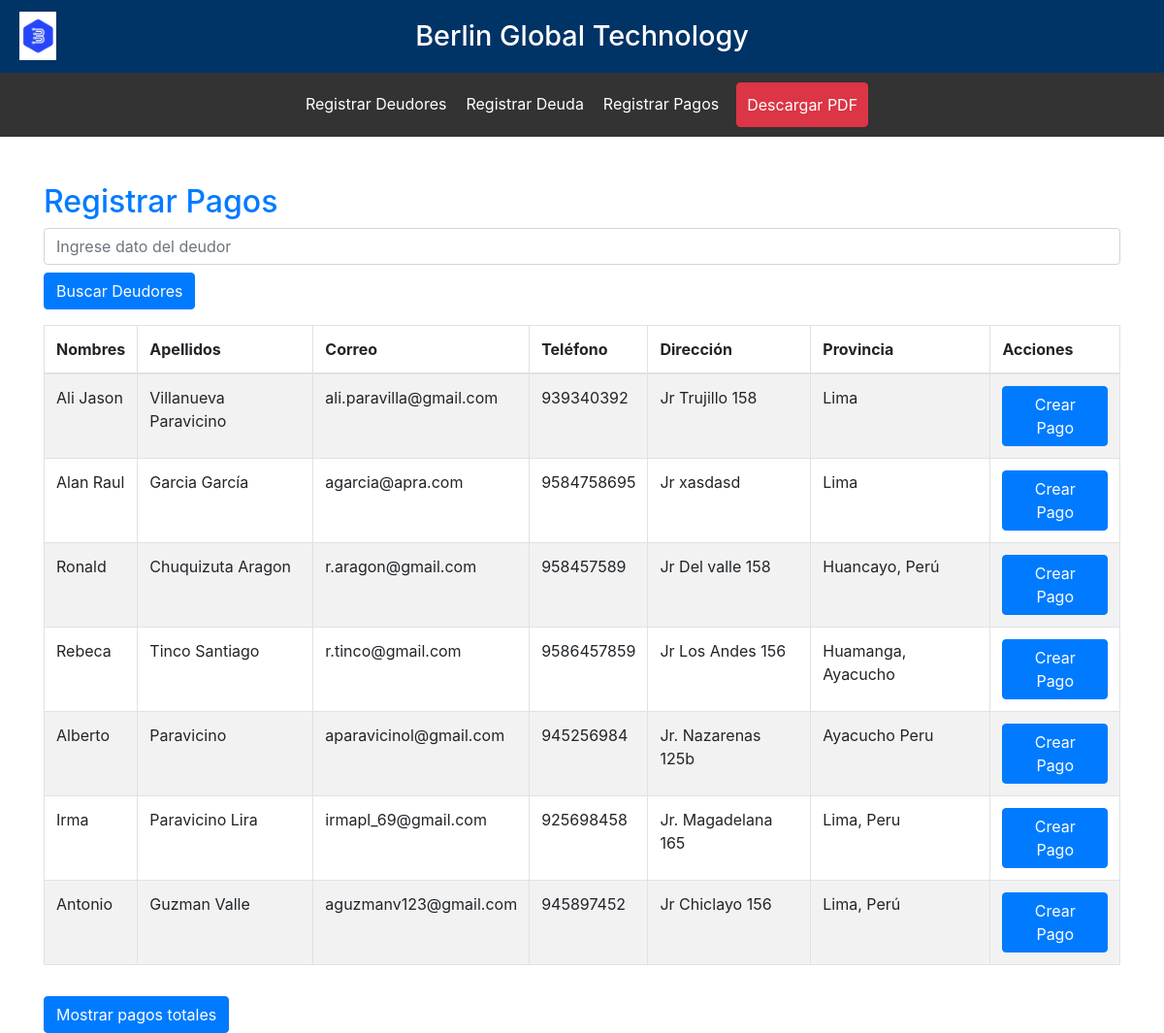
Page /index.php?controller=pagos&action=index (signed in) on the committed database.
### tables this page shows
CREATE TABLE `deudores` (
  `id` int(11) NOT NULL,
  `apellidos` varchar(255) NOT NULL,
  `correo` varchar(255) NOT NULL,
  `direccion` varchar(255) NOT NULL,
  `nombres` varchar(255) NOT NULL,
  `provincia` varchar(255) NOT NULL,
  `telefono` varchar(255) NOT NULL,
  `registro_deuda` bigint(20) DEFAULT NULL,
  `registro_pago` bigint(20) DEFAULT NULL,
  `registro_movimiento` bigint(20) DEFAULT NULL
);

### public/controlador/PagosController.php (called while the page is built, shortened)
<?php
require_once BASE_PATH . '/modelo/Pago.php';
class PagosController {
    private $pagoModel;
    public function __construct() {
        $this->pagoModel = new Pago();
    }
    public function index($search = null) {
        if ($search) {
            $deudores = $this->pagoModel->buscarDeudores($search);
        } else {
            $deudores = $this->pagoModel->getAllDeudores();
        }
        require_once BASE_PATH . '/vista/pagos/index.php';
    }
}

### public/modelo/Pago.php (called while the page is built, shortened)
<?php
require_once BASE_PATH . '/modelo/Database.php';
class Pago {
    private $conn;
    public function __construct() {
        $db = new Database();
        $this->conn = $db->connect();
    }
    public function getAllDeudores() {
        $query = "SELECT * FROM deudores";
        $stmt = $this->conn->prepare($query);
        $stmt->execute();
        return $stmt->fetchAll(PDO::FETCH_ASSOC);
    }
}

### public/modelo/Database.php (called while the page is built, shortened)
<?php
class Database {
    private $host = 'localhost';
    private $db_name = 'sc_berlin_php';
    private $username = 'root';
    private $password = '';
    public function connect() {
        $this->conn = null;
        try {
            $this->conn = new PDO("mysql:host=" . $this->host . ";dbname=" . $this->db_name, $this->username, $this->password);
            $this->conn->setAttribute(PDO::ATTR_ERRMODE, PDO::ERRMODE_EXCEPTION);
        } catch(PDOException $e) {
            echo "Connection error: " . $e->getMessage();
        }
        return $this->conn;
    }
}
?>

### public/vista/pagos/index.php (the view, shortened to what this page needs)
<!DOCTYPE html>
<html lang="es">
<head>
    <link href="https://stackpath.bootstrapcdn.com/bootstrap/4.5.2/css/bootstrap.min.css" rel="stylesheet">
</head>
<body>
<?php include BASE_PATH . '/vista/header.php'; ?>
<div class="container mt-5">
    <h2 class="text-primary">Registrar Pagos</h2>
    <div class="mb-3">
        <form action="/berlin_php_sc/index.php" method="GET">
            <input type="text" name="search" class="form-control" placeholder="Ingrese dato del deudor">
            <button type="submit" class="btn btn-primary mt-2">Buscar Deudores</button>
        </form>
    </div>
    <table class="table table-bordered table-striped">
        <thead>
            <tr>
                <th>Nombres</th>
                <th>Apellidos</th>
                <th>Correo</th>
                <th>Teléfono</th>
                <th>Dirección</th>
                <th>Provincia</th>
                <th>Acciones</th>
            </tr>
        </thead>
        <tbody>
            <?php if (empty($deudores)): ?>
                <tr>
                    <td colspan="7" class="text-center">No hay deudores disponibles.</td>
                </tr>
            <?php else: ?>
                <?php foreach ($deudores as $deudor): ?>
                    <tr>
                        <td><?php echo htmlspecialchars($deudor['nombres']); ?></td>
                        <td><?php echo htmlspecialchars($deudor['apellidos']); ?></td>
                        <td><?php echo htmlspecialchars($deudor['correo']); ?></td>
                        <td><?php echo htmlspecialchars($deudor['telefono']); ?></td>
                        <td><?php echo htmlspecialchars($deudor['direccion']); ?></td>
                        <td><?php echo htmlspecialchars($deudor['provincia']); ?></td>
                        <td>
                            <a href="/berlin_php_sc/index.php?controller=pagos&action=create&id=<?php echo $deudor['id']; ?>" class="btn btn-primary">Crear Pago</a>
                        </td>
                    </tr>
                <?php endforeach; ?>
            <?php endif; ?>
        </tbody>
    </table>
    <button class="btn btn-primary mt-3">Mostrar pagos totales</button>
</div>
</body>
</html>

### rows in the picture
deudores: nombres "Ali Jason", apellidos "Villanueva Paravicino", correo "ali.paravilla@gmail.com", telefono "939340392", direccion "Jr Trujillo 158", provincia "Lima"
deudores: nombres "Alan Raul", apellidos "Garcia García", correo "agarcia@apra.com", telefono "9584758695", direccion "Jr xasdasd", provincia "Lima"
deudores: nombres "Ronald", apellidos "Chuquizuta Aragon", correo "r.aragon@gmail.com", telefono "958457589", direccion "Jr Del valle 158", provincia "Huancayo, Perú"
deudores: nombres "Rebeca", apellidos "Tinco Santiago", correo "r.tinco@gmail.com", telefono "9586457859", direccion "Jr Los Andes 156", provincia "Huamanga, Ayacucho"
deudores: nombres "Alberto", apellidos "Paravicino", correo "aparavicinol@gmail.com", telefono "945256984", direccion "Jr. Nazarenas 125b", provincia "Ayacucho Peru"
deudores: nombres "Irma", apellidos "Paravicino Lira", correo "irmapl_69@gmail.com", telefono "925698458", direccion "Jr. Magadelana 165", provincia "Lima, Peru"
deudores: nombres "Antonio", apellidos "Guzman Valle", correo "aguzmanv123@gmail.com", telefono "945897452", direccion "Jr Chiclayo 156", provincia "Lima, Perú"
